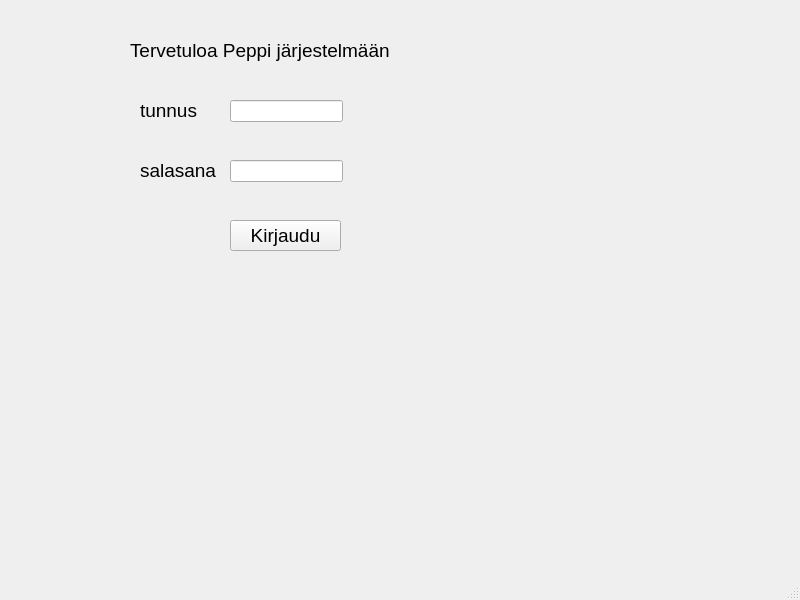
<?xml version="1.0" encoding="UTF-8"?>
<ui version="4.0">
 <class>MainWindow</class>
 <widget class="QMainWindow" name="MainWindow">
  <property name="geometry">
   <rect>
    <x>0</x>
    <y>0</y>
    <width>800</width>
    <height>600</height>
   </rect>
  </property>
  <property name="font">
   <font>
    <pointsize>14</pointsize>
   </font>
  </property>
  <property name="windowTitle">
   <string>MainWindow</string>
  </property>
  <widget class="QWidget" name="centralwidget">
   <widget class="QLabel" name="label">
    <property name="geometry">
     <rect>
      <x>140</x>
      <y>90</y>
      <width>121</width>
      <height>41</height>
     </rect>
    </property>
    <property name="text">
     <string>tunnus</string>
    </property>
   </widget>
   <widget class="QLabel" name="label_2">
    <property name="geometry">
     <rect>
      <x>140</x>
      <y>150</y>
      <width>121</width>
      <height>41</height>
     </rect>
    </property>
    <property name="text">
     <string>salasana</string>
    </property>
   </widget>
   <widget class="QLineEdit" name="textUsername">
    <property name="geometry">
     <rect>
      <x>230</x>
      <y>100</y>
      <width>113</width>
      <height>22</height>
     </rect>
    </property>
   </widget>
   <widget class="QLineEdit" name="textPassword">
    <property name="geometry">
     <rect>
      <x>230</x>
      <y>160</y>
      <width>113</width>
      <height>22</height>
     </rect>
    </property>
   </widget>
   <widget class="QPushButton" name="btnLogin">
    <property name="geometry">
     <rect>
      <x>230</x>
      <y>220</y>
      <width>111</width>
      <height>31</height>
     </rect>
    </property>
    <property name="text">
     <string>Kirjaudu</string>
    </property>
   </widget>
   <widget class="QLabel" name="labelInfo">
    <property name="geometry">
     <rect>
      <x>160</x>
      <y>320</y>
      <width>351</width>
      <height>41</height>
     </rect>
    </property>
    <property name="text">
     <string/>
    </property>
   </widget>
   <widget class="QLabel" name="label_4">
    <property name="geometry">
     <rect>
      <x>130</x>
      <y>30</y>
      <width>291</width>
      <height>41</height>
     </rect>
    </property>
    <property name="text">
     <string>Tervetuloa Peppi järjestelmään</string>
    </property>
   </widget>
  </widget>
  <widget class="QMenuBar" name="menubar">
   <property name="geometry">
    <rect>
     <x>0</x>
     <y>0</y>
     <width>800</width>
     <height>32</height>
    </rect>
   </property>
  </widget>
  <widget class="QStatusBar" name="statusbar"/>
 </widget>
 <resources/>
 <connections/>
</ui>
